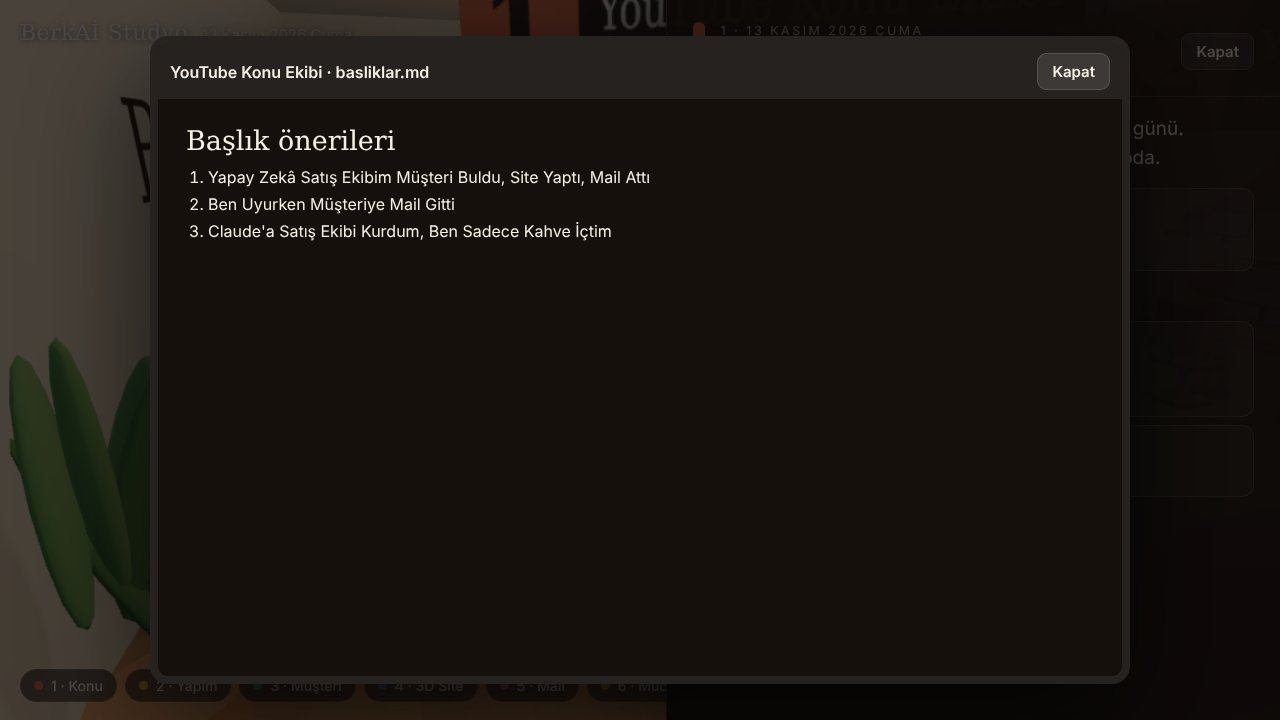
#> input picture kanal/projeler/berkai-studyo/gunler/2026-11-13/06_mudur/ofis_test/ofis_belge_okuyucu.jpg, 1280 x 720 px, given in place of h_19.png, which was not available
$ python kapak.py
#> lines starting #> are read from the running program, lines starting #| are printed output that depends on the picture
# Satış ekibi videosu: 3 kapak (1280x720)
from PIL import Image, ImageDraw, ImageFont, ImageFilter, ImageEnhance
import os
S = os.path.dirname(os.path.abspath(__file__))
F = "/home/user/analiz/kanal/arac/vid/assets/fonts"
OT = "/home/user/analiz/kanal/projeler/berkai-studyo/gunler/2026-11-13/06_mudur/ofis_test"
D = "/home/user/analiz/video_teslim"
W, H = 1280, 720
ORANGE = (242, 140, 40); INK = (27, 34, 64); GREEN = (34, 170, 90)
def font(n, s): return ImageFont.truetype(f"{F}/{n}", s)
ANTON = lambda s: font("Anton.ttf", s); IT8 = lambda s: font("InterTight800.ttf", s)

def fit(im, w, h, cx=.5, cy=.5):
    k = max(w / im.width, h / im.height); im = im.resize((int(im.width * k) + 1, int(im.height * k) + 1), Image.LANCZOS)
    ox = int((im.width - w) * cx); oy = int((im.height - h) * cy); return im.crop((ox, oy, ox + w, oy + h))

def shadow_text(c, xy, s, f, col=(255, 255, 255)):
    lay = Image.new("RGBA", c.size, (0, 0, 0, 0)); d = ImageDraw.Draw(lay)
    d.text((xy[0] + 4, xy[1] + 8), s, font=f, fill=(0, 0, 0, 170)); lay = lay.filter(ImageFilter.GaussianBlur(10))
    c.alpha_composite(lay); ImageDraw.Draw(c).text(xy, s, font=f, fill=col, stroke_width=3, stroke_fill=(0, 0, 0))

def tag(c, x, y, s, size, bg=ORANGE, fg=(255, 255, 255), rot=-3, padx=26, pady=10):
    f = ANTON(size); bb = f.getbbox(s); w = bb[2] - bb[0] + 2 * padx; h = bb[3] - bb[1] + 2 * pady
    lay = Image.new("RGBA", (w + 60, h + 60), (0, 0, 0, 0)); d = ImageDraw.Draw(lay)
    d.rounded_rectangle((30, 30, 30 + w, 30 + h), 14, fill=bg + (255,)); d.text((30 + padx - bb[0], 30 + pady - bb[1]), s, font=f, fill=fg)
    lay = lay.rotate(-rot, Image.BICUBIC, expand=True)
    sh = Image.new("RGBA", lay.size, (0, 0, 0, 0)); sh.putalpha(lay.getchannel("A").point(lambda a: a * .55)); sh = sh.filter(ImageFilter.GaussianBlur(12))
    c.alpha_composite(sh, (x - 30 + 6, y - 30 + 14)); c.alpha_composite(lay, (x - 30, y - 30)); return w

def card(c, im, x, y, w, h, rot=0, r=18, border=6):
    im = fit(im, w, h).convert("RGBA"); m = Image.new("L", (w, h), 0); ImageDraw.Draw(m).rounded_rectangle((0, 0, w - 1, h - 1), r, fill=255)
    lay = Image.new("RGBA", (w + 2 * border, h + 2 * border), (0, 0, 0, 0))
    ImageDraw.Draw(lay).rounded_rectangle((0, 0, w + 2 * border - 1, h + 2 * border - 1), r + border, fill=(255, 255, 255, 255))
    lay.paste(im, (border, border), m); lay = lay.rotate(-rot, Image.BICUBIC, expand=True)
    sh = Image.new("RGBA", lay.size, (0, 0, 0, 0)); sh.putalpha(lay.getchannel("A").point(lambda a: a * .6)); sh = sh.filter(ImageFilter.GaussianBlur(20))
    c.alpha_composite(sh, (x + 8, y + 22)); c.alpha_composite(lay, (x, y))

def badge_mail(c, x, y, s="Mail gönderildi", size=34):
    f = IT8(size); bb = f.getbbox(s); w = bb[2] + 110; h = size + 40
    lay = Image.new("RGBA", (w + 60, h + 60), (0, 0, 0, 0)); d = ImageDraw.Draw(lay)
    d.rounded_rectangle((30, 30, 30 + w, 30 + h), h // 2, fill=(255, 255, 255, 255))
    cx, cy, r = 30 + h // 2 + 4, 30 + h // 2, h // 2 - 9; d.ellipse((cx - r, cy - r, cx + r, cy + r), fill=GREEN + (255,))
    d.line([(cx - r * .45, cy + r * .02), (cx - r * .1, cy + r * .38), (cx + r * .5, cy - r * .35)], fill=(255, 255, 255), width=7, joint="curve")
    d.text((30 + h + 14, 30 + (h - size) // 2 - bb[1] + 2), s, font=f, fill=INK)
    lay = lay.rotate(4, Image.BICUBIC, expand=True)
    sh = Image.new("RGBA", lay.size, (0, 0, 0, 0)); sh.putalpha(lay.getchannel("A").point(lambda a: a * .5)); sh = sh.filter(ImageFilter.GaussianBlur(14))
    c.alpha_composite(sh, (x + 6, y + 14)); c.alpha_composite(lay, (x, y))

def avatar_panel(c, src, x0, feather=150):
    a = Image.open(src).convert("RGB"); w = W - x0
    a = fit(a.crop((520, 0, 1400, 1080)), w, H, cx=.5, cy=0)
    a = ImageEnhance.Contrast(a).enhance(1.06)
    m = Image.new("L", (w, H), 255); d = ImageDraw.Draw(m)
    for i in range(feather): d.line([(i, 0), (i, H)], fill=int(255 * (i / feather) ** 1.6))
    c.paste(a, (x0, 0), m)

def leftshade(c, a=.8, end=.65, col=(8, 6, 14)):
    lay = Image.new("RGBA", (W, H), (0, 0, 0, 0)); d = ImageDraw.Draw(lay); e = int(W * end)
    for x in range(e): d.line([(x, 0), (x, H)], fill=col + (int(255 * a * (1 - x / e) ** 1.3),))
    c.alpha_composite(lay)

def glow(c, cx, cy, r, col, a=.5):
    lay = Image.new("RGBA", (W, H), (0, 0, 0, 0)); ImageDraw.Draw(lay).ellipse((cx - r, cy - r, cx + r, cy + r), fill=col + (int(255 * a),))
    c.alpha_composite(lay.filter(ImageFilter.GaussianBlur(r * .45)))

AV = f"{S}/a12_10.png"
VIT = Image.open(f"{S}/h_19.png").convert("RGB").crop((610, 250, 1830, 936))      # pembe vitrin, tarayıcı + üst menü kesik
VIT2 = Image.open(f"{S}/h_21.png").convert("RGB").crop((610, 200, 1830, 886))     # papatya, sprey
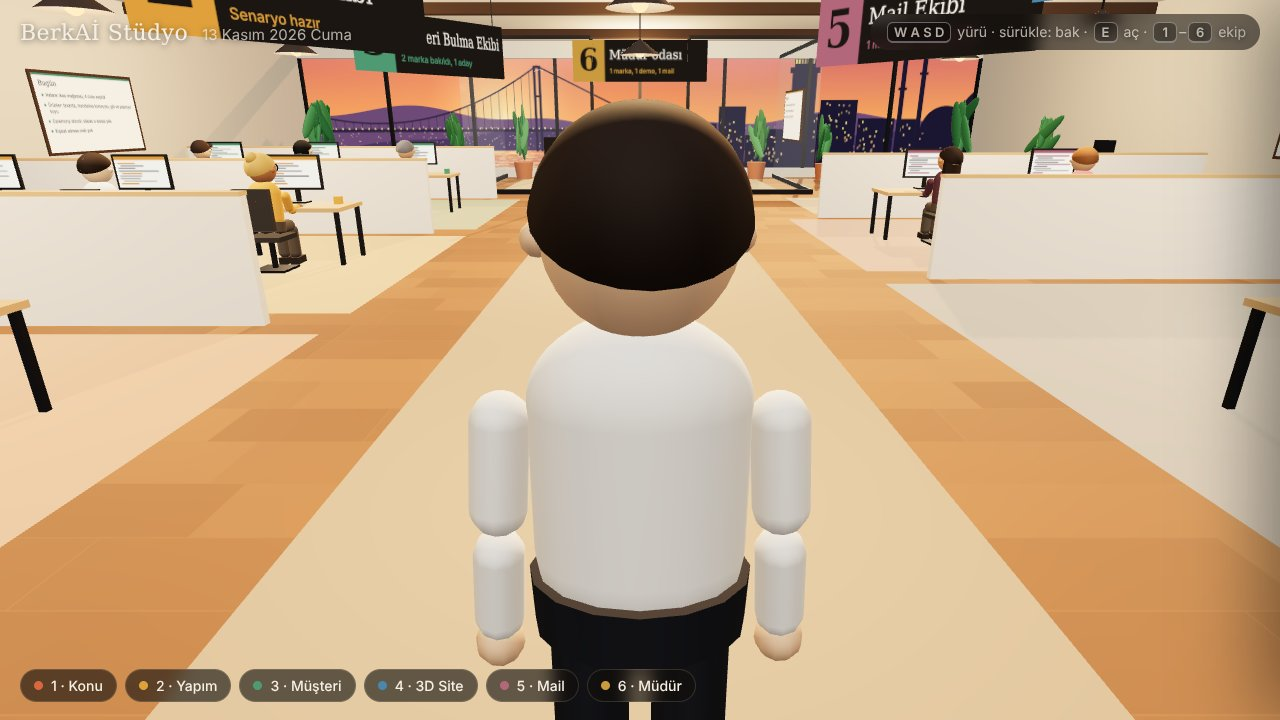
#> input picture kanal/projeler/berkai-studyo/gunler/2026-11-13/06_mudur/ofis_test/ofis_giris.jpg, 1280 x 720 px, given in place of h_21.png, which was not available
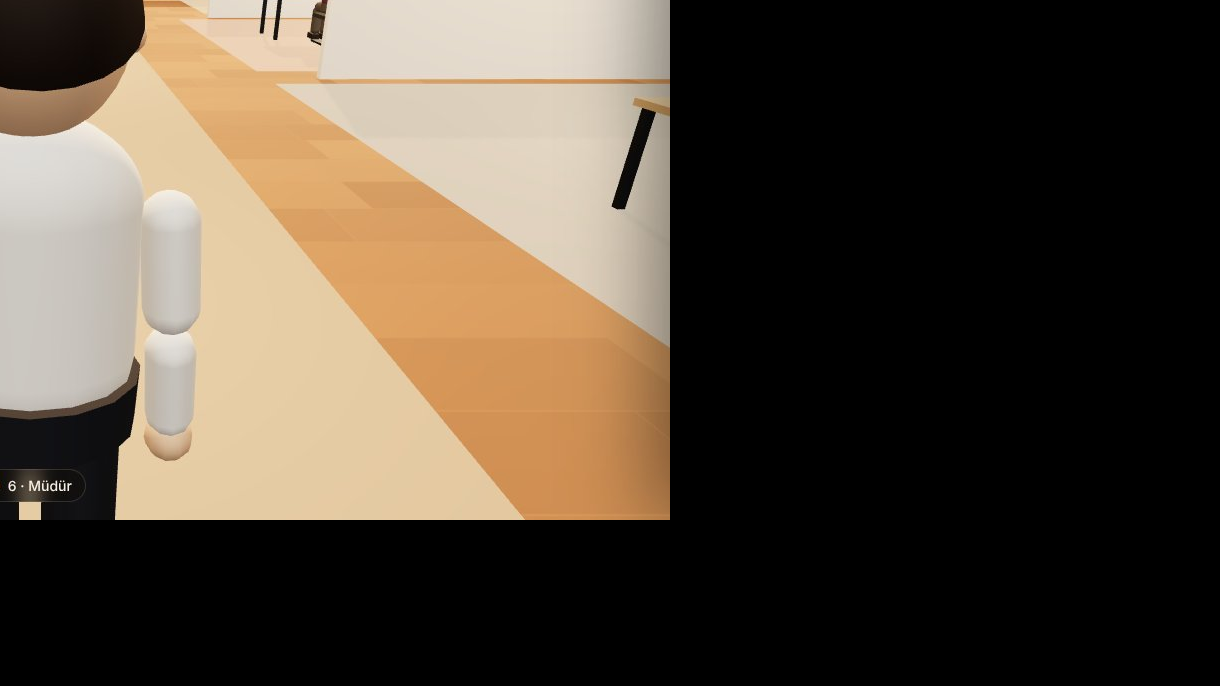
#> VIT2: PIL image 1220x686 RGB; mean R, G, B 83.5, 72.3, 59
ESKI = Image.open(f"{S}/eski.png").convert("RGB")
#> ESKI is the input picture: PIL image 1280x720 RGB; mean R, G, B 191.6, 164.8, 134.4
ex = ESKI.crop((0, 0, ESKI.width, 120)).filter(ImageFilter.GaussianBlur(14)); ESKI.paste(ex, (0, 0))  # üst menü + logo bulanık
#> after `ex = ESKI.crop((0, 0, ESKI.width, 120)).filter(ImageFilter.GaussianBlu`:
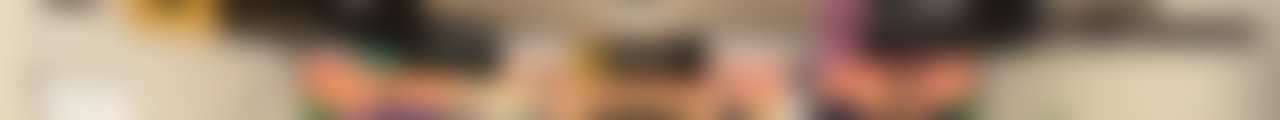
#> ex: PIL image 1280x120 RGB; mean R, G, B 160.4, 134.8, 112.2

def save(c, name):
    c.convert("RGB").save(f"{D}/{name}", quality=93); print(name)

# T1: BEN HİÇ YAPMADIM
c = Image.new("RGBA", (W, H), (20, 12, 22, 255))
c.paste(fit(VIT, W, H).filter(ImageFilter.GaussianBlur(18)), (0, 0)); c.alpha_composite(Image.new("RGBA", (W, H), (10, 6, 14, 150)))
glow(c, 380, 520, 330, (230, 90, 140), .45)
#> in glow, `lay = Image.new('RGBA', (W, H), (0, 0, 0, 0))`: lay: PIL image 1280x720 RGBA; every value is 0
#> in glow, `ImageDraw.Draw(lay).ellipse((cx - r, cy - r, cx + r, cy + r), fill=col`:
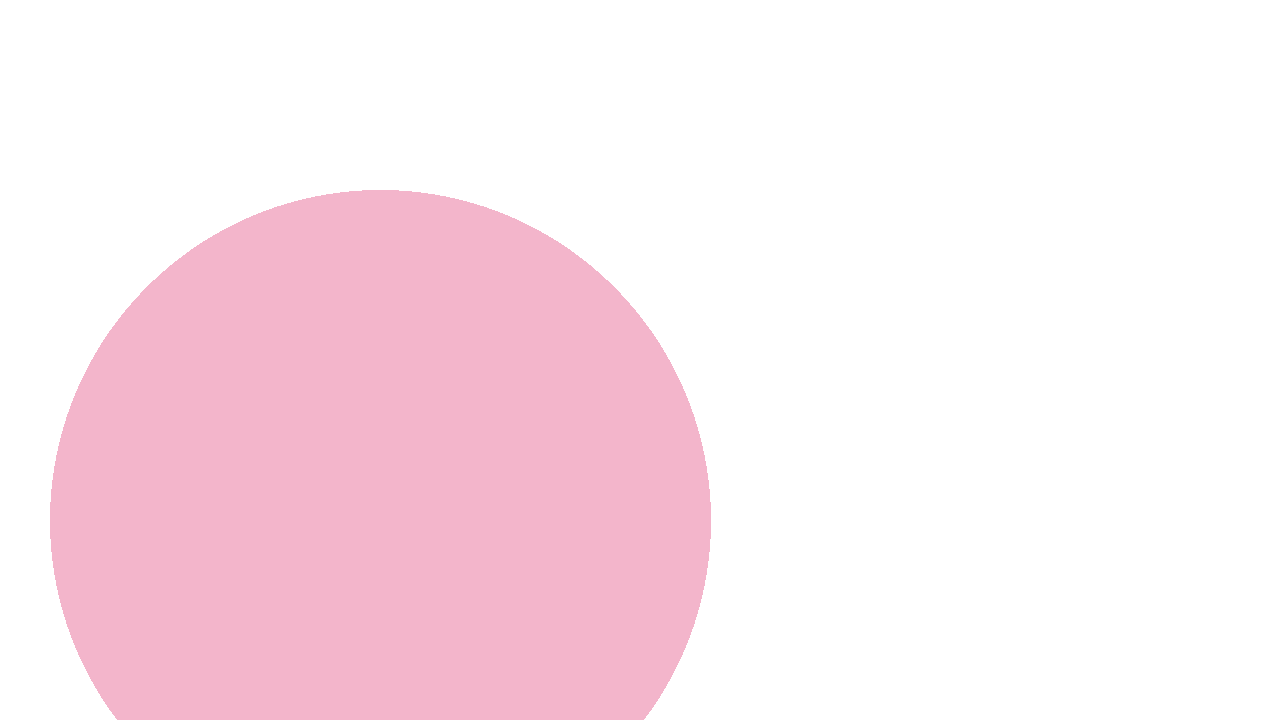
#> lay: PIL image 1280x720 RGBA; mean R, G, B, A 73.6, 28.8, 44.8, 36.5; transparent parts drawn white
#> in glow, `c.alpha_composite(lay.filter(ImageFilter.GaussianBlur(r * .45)))`:
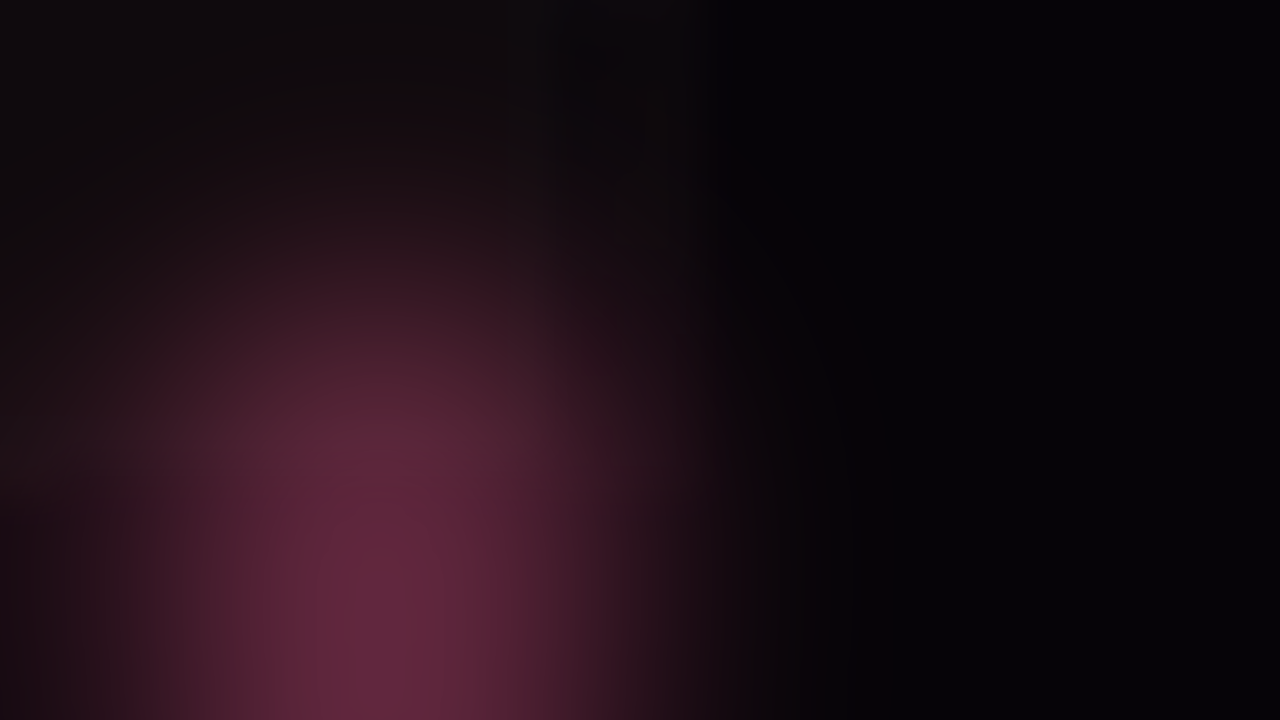
#> c: PIL image 1280x720 RGBA; mean R, G, B, A 27.3, 12.8, 20.4, 255
avatar_panel(c, AV, 760)
#> (the run stopped early here; a loop or call above may not have finished)
